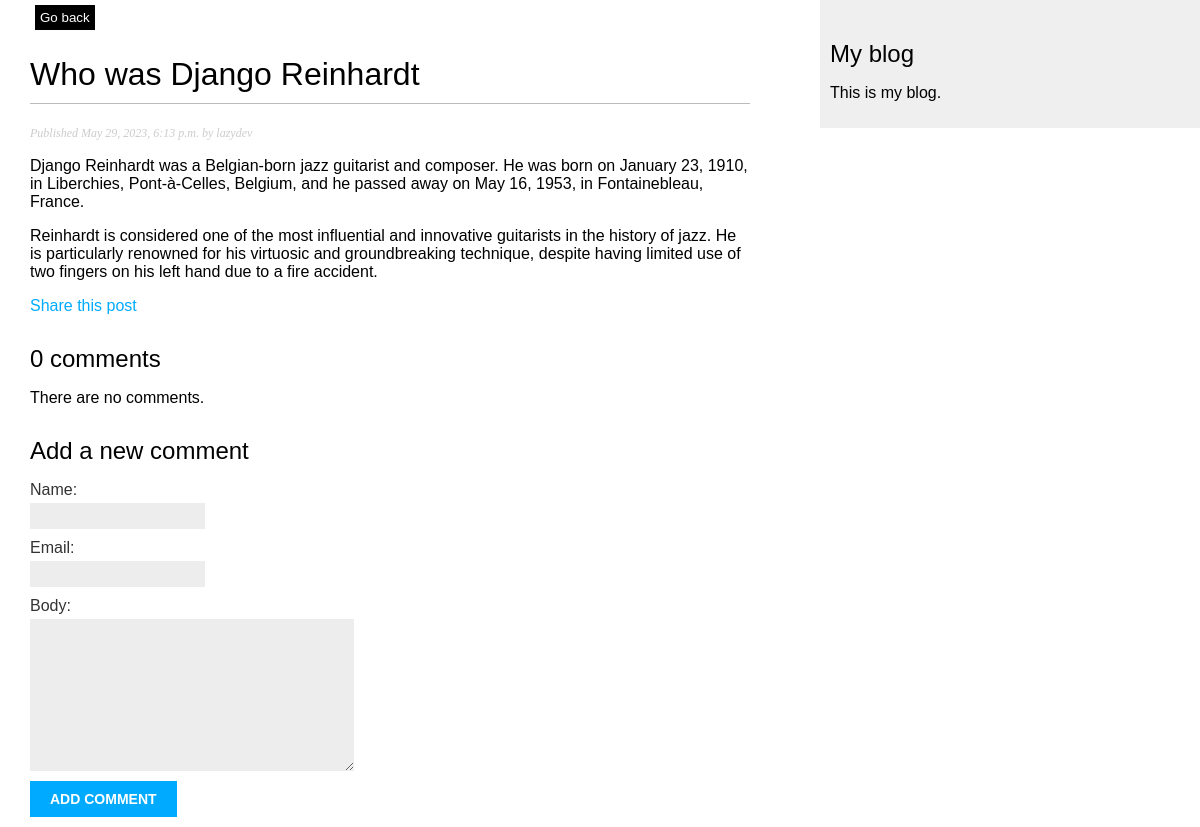
/blog/2023/5/29/Who-was-Django-Reinhardt/, run on an earlier commit of the app's database.
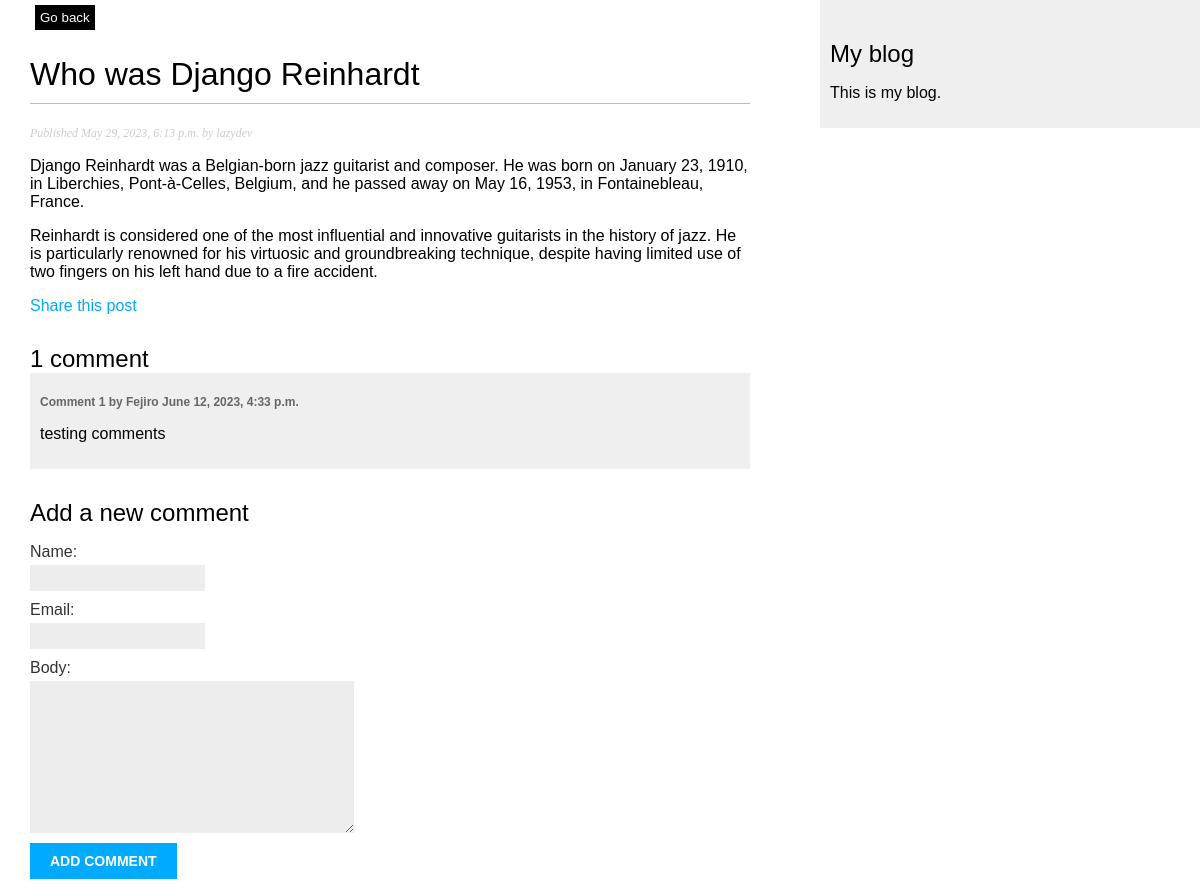
And on a later commit of the database.
### blog/models.py (models this page shows, shortened)
class Comment(models.Model):
    post = models.ForeignKey(Post, on_delete=models.CASCADE,
    related_name='comments')
    name = models.CharField(max_length=80)
    email = models.EmailField()
    body = models.TextField()
    created = models.DateTimeField(auto_now_add=True)
    updated = models.DateTimeField(auto_now=True)
    active = models.BooleanField(default=True)
    class Meta:
        ordering = ['created']
        indexes = [
        models.Index(fields=['created']),
        ]

### blog/views.py (the view)
# urls.py: path('<int:year>/<int:month>/<int:day>/<slug:post>/', views.post_detail, name='post_detail'),
def post_detail(request, year, month, day, post):
    post = get_object_or_404(Post, status=Post.Status.PUBLISHED,slug=post,
                                                    publish__year=year,
                                                    publish__month=month,
                                                    publish__day=day)
    comments = post.comments.filter(active=True)
    form = CommentForm()
    return render(request, 'blog/post/detail.html',
                  {'post':post, 'comments':comments, 'form': form,})

### blog/forms.py
class CommentForm(forms.ModelForm):
    class Meta:
        model = Comment
        fields = ['name', 'email', 'body']

### blog/templates/blog/post/detail.html (shortened to what this page needs)
{% extends "blog/base.html" %}
{% block content %}
<button style="background-color: black; padding: 5px; color: white; border: none; margin: 5px;" onclick="history.back()">Go back</button>
 <h1>{{ post.title }}</h1>
 <p class="date">
 Published {{ post.publish }} by {{ post.author }}
 </p>
 {{ post.body|linebreaks }}
 <p>
    <a href="{% url 'blog:post_share' post.id %}"> Share this post </a>
 </p>
 {% with comments.count as total_comments %}
 <h2>
 {{ total_comments }} comment{{ total_comments|pluralize }}
 </h2>
 {% endwith %}
 {% for comment in comments %}
 <div class="comment">
 <p class="info">
 Comment {{ forloop.counter }} by {{ comment.name }}
 {{ comment.created }}
 </p>
 {{ comment.body|linebreaks }}
 </div>
 {% empty %}
 <p>There are no comments.</p>
 {% endfor %}
 {% include "blog/post/includes/comment_form.html" %}
{% endblock %}

What changed in the data, as far as the page shows it:
added Comment: name "Fejiro", created "June 12, 2023, 4:33 p.m.", body "testing comments"
Also different on the page:
{{ total_comments }}: "0" → "1"
text no longer shown: "There are no comments."
